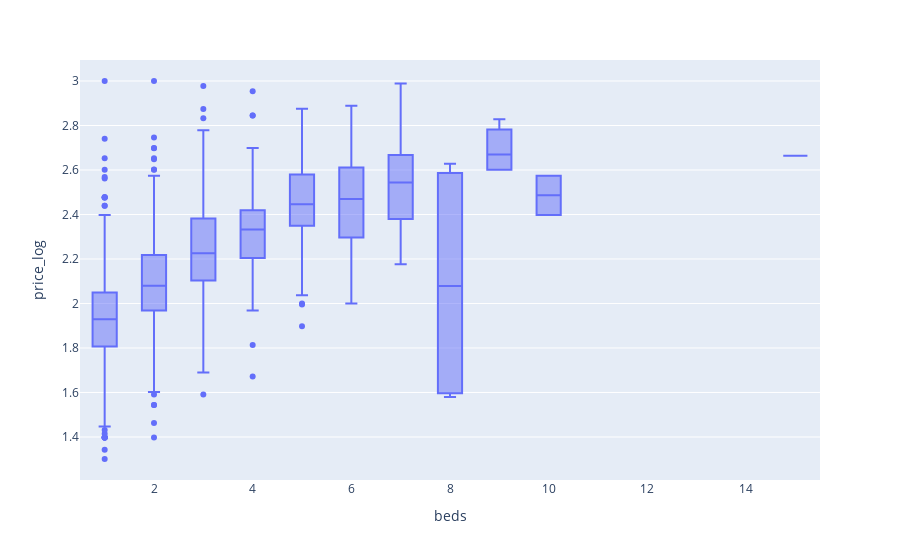

Notebook cell for this chart:
### Code cell
px.box(dataset, x = 'beds', y = 'price_log')

### Figure 1 — Plotly figure (JSON) as saved in the notebook; plotly's stock layout.template omitted (floating-point values rounded to 4 significant figures; data arrays with more than 128 entries replaced by an {"elided": "..."} marker saying what was removed)
{"data": [{"alignmentgroup": "True", "hovertemplate": "beds=%{x}<br>price_log=%{y}<extra></extra>", "legendgroup": "", "marker": {"color": "#636efa"}, "name": "", "notched": false, "offsetgroup": "", "orientation": "v", "showlegend": false, "type": "box", "x": {"elided": "3818 int values"}, "x0": " ", "xaxis": "x", "y": {"elided": "3818 float values"}, "y0": " ", "yaxis": "y"}], "layout": {"boxmode": "group", "legend": {"tracegroupgap": 0}, "margin": {"t": 60}, "xaxis": {"anchor": "y", "domain": [0, 1], "title": {"text": "beds"}}, "yaxis": {"anchor": "x", "domain": [0, 1], "title": {"text": "price_log"}}}}
